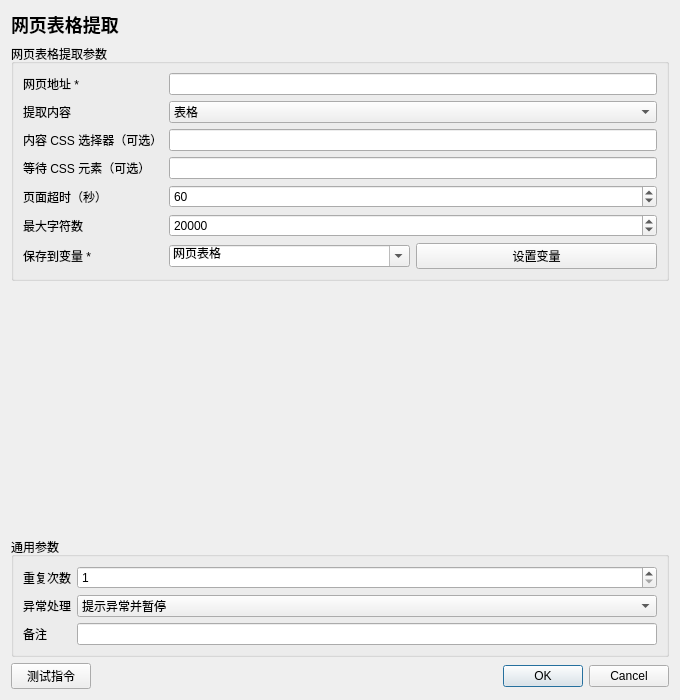
<?xml version='1.0' encoding='utf-8'?>
<ui version="4.0"><class>InstructionEditor</class><widget class="QDialog" name="InstructionEditor">
<property name="geometry"><rect><x>0</x><y>0</y><width>680</width><height>700</height></rect></property><property name="minimumSize"><size><width>560</width><height>480</height></size></property><property name="windowTitle"><string>网页表格提取</string></property>
<layout class="QVBoxLayout" name="rootLayout">
<item><widget class="QLabel" name="titleLabel"><property name="text"><string>网页表格提取</string></property><property name="styleSheet"><string>font-size: 18px; font-weight: 600;</string></property></widget></item>
<item><widget class="QGroupBox" name="parameterGroupBox"><property name="title"><string>网页表格提取参数</string></property><layout class="QFormLayout" name="parameterFormLayout"><item row="0" column="0"><widget class="QLabel" name="parameterLabel_0"><property name="text"><string>网页地址 *</string></property></widget></item><item row="0" column="1"><widget class="QLineEdit" name="parameter_0"><property name="text"><string /></property></widget></item><item row="1" column="0"><widget class="QLabel" name="parameterLabel_1"><property name="text"><string>提取内容</string></property></widget></item><item row="1" column="1"><widget class="QComboBox" name="parameter_1"><item><property name="text"><string>表格</string></property></item></widget></item><item row="2" column="0"><widget class="QLabel" name="parameterLabel_2"><property name="text"><string>内容 CSS 选择器（可选）</string></property></widget></item><item row="2" column="1"><widget class="QLineEdit" name="parameter_2"><property name="text"><string /></property></widget></item><item row="3" column="0"><widget class="QLabel" name="parameterLabel_3"><property name="text"><string>等待 CSS 元素（可选）</string></property></widget></item><item row="3" column="1"><widget class="QLineEdit" name="parameter_3"><property name="text"><string /></property></widget></item><item row="4" column="0"><widget class="QLabel" name="parameterLabel_4"><property name="text"><string>页面超时（秒）</string></property></widget></item><item row="4" column="1"><widget class="QSpinBox" name="parameter_4"><property name="minimum"><number>5</number></property><property name="maximum"><number>180</number></property><property name="value"><number>60</number></property></widget></item><item row="5" column="0"><widget class="QLabel" name="parameterLabel_5"><property name="text"><string>最大字符数</string></property></widget></item><item row="5" column="1"><widget class="QSpinBox" name="parameter_5"><property name="minimum"><number>500</number></property><property name="maximum"><number>200000</number></property><property name="value"><number>20000</number></property></widget></item><item row="6" column="0"><widget class="QLabel" name="parameterLabel_6"><property name="text"><string>保存到变量 *</string></property></widget></item><item row="6" column="1"><widget class="QWidget" name="parameterContainer_6"><layout class="QHBoxLayout" name="parameterLayout_6"><property name="leftMargin"><number>0</number></property><property name="rightMargin"><number>0</number></property><property name="topMargin"><number>0</number></property><property name="bottomMargin"><number>0</number></property><item><widget class="QComboBox" name="parameter_6"><property name="editable"><bool>true</bool></property><item><property name="text"><string>网页表格</string></property></item></widget></item><item><widget class="QPushButton" name="auxiliary_6"><property name="text"><string>设置变量</string></property></widget></item></layout></widget></item></layout></widget></item>
<item><spacer name="verticalSpacer"><property name="orientation"><enum>Qt::Vertical</enum></property><property name="sizeHint" stdset="0"><size><width>20</width><height>20</height></size></property></spacer></item>
<item><widget class="QGroupBox" name="commonGroupBox"><property name="title"><string>通用参数</string></property><layout class="QFormLayout" name="commonFormLayout">
<item row="0" column="0"><widget class="QLabel" name="repeatLabel"><property name="text"><string>重复次数</string></property></widget></item><item row="0" column="1"><widget class="QSpinBox" name="repeatSpinBox"><property name="minimum"><number>1</number></property><property name="maximum"><number>999999</number></property><property name="value"><number>1</number></property></widget></item>
<item row="1" column="0"><widget class="QLabel" name="errorPolicyLabel"><property name="text"><string>异常处理</string></property></widget></item><item row="1" column="1"><widget class="QComboBox" name="errorPolicyComboBox"><item><property name="text"><string>自动跳过</string></property></item><item><property name="text"><string>提示异常并暂停</string></property></item><item><property name="text"><string>提示异常并停止</string></property></item><property name="currentIndex"><number>1</number></property></widget></item>
<item row="2" column="0"><widget class="QLabel" name="noteLabel"><property name="text"><string>备注</string></property></widget></item><item row="2" column="1"><widget class="QLineEdit" name="noteEdit" /></item>
</layout></widget></item>
<item><layout class="QHBoxLayout" name="footerLayout"><item><widget class="QPushButton" name="testButton"><property name="text"><string>测试指令</string></property></widget></item><item><spacer name="footerSpacer"><property name="orientation"><enum>Qt::Horizontal</enum></property><property name="sizeHint" stdset="0"><size><width>40</width><height>20</height></size></property></spacer></item><item><widget class="QDialogButtonBox" name="buttonBox"><property name="standardButtons"><set>QDialogButtonBox::Cancel|QDialogButtonBox::Ok</set></property></widget></item></layout></item>
</layout></widget><resources /><connections /></ui>
